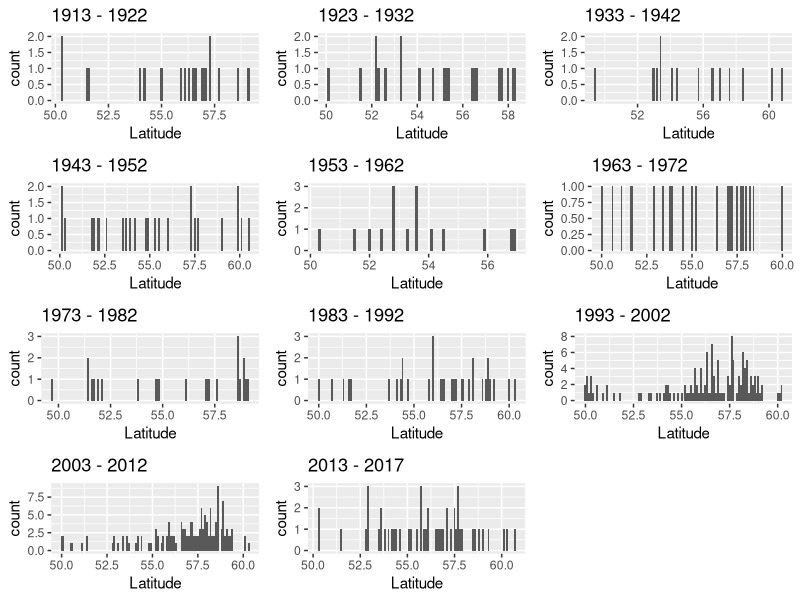
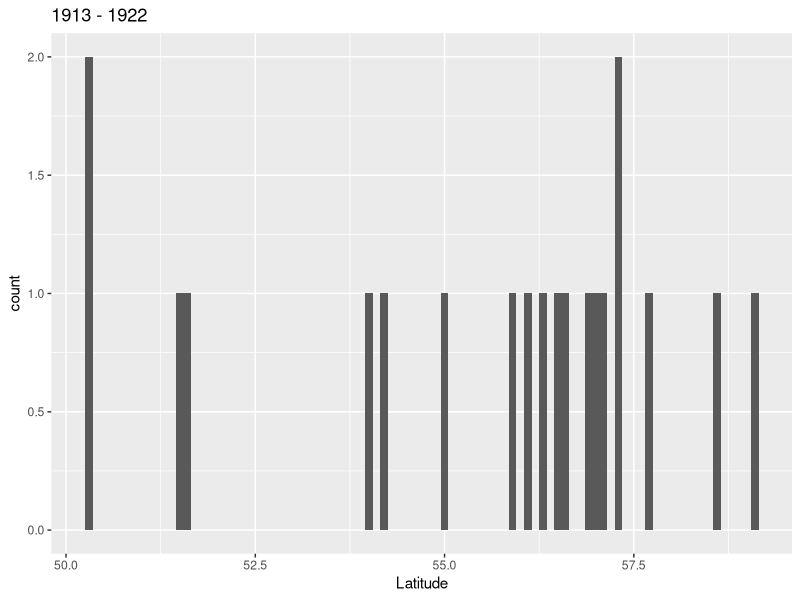
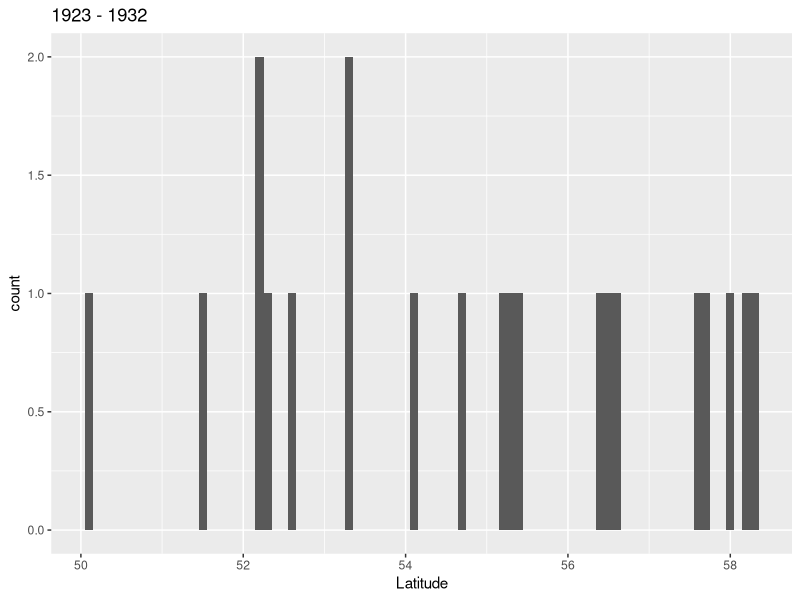
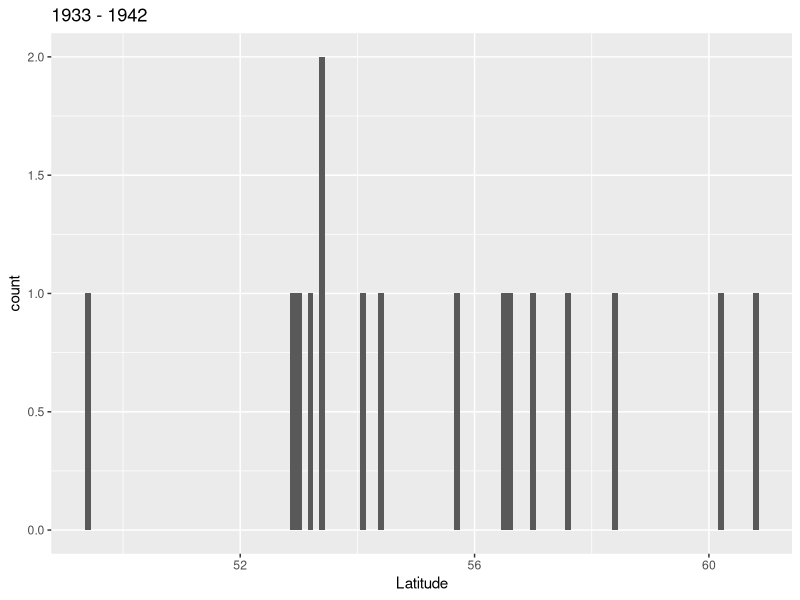
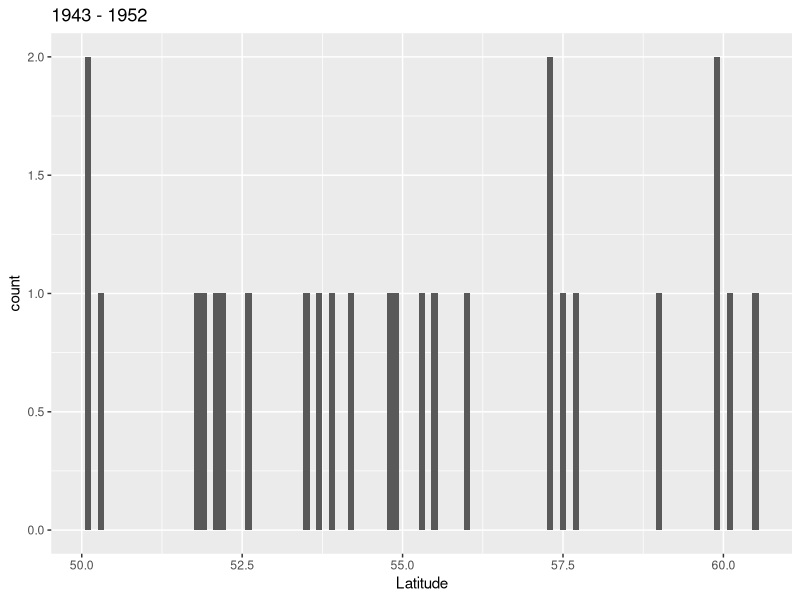
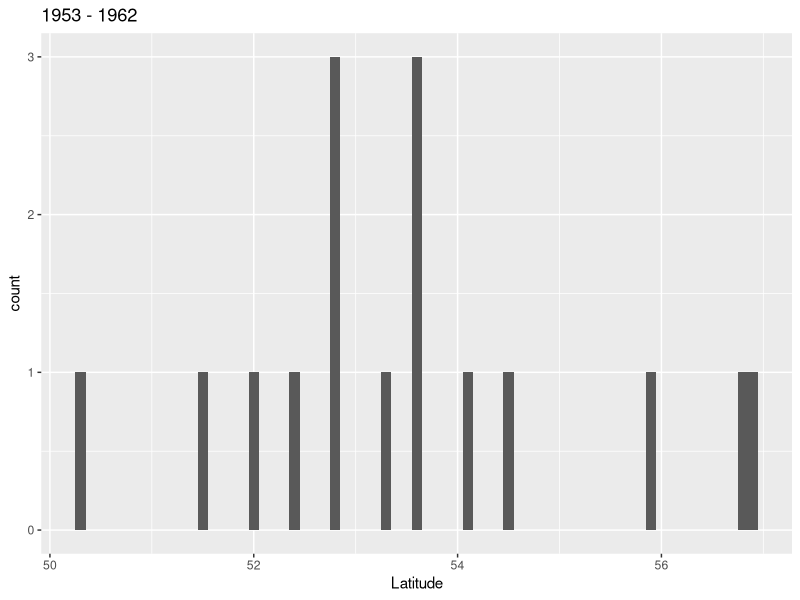
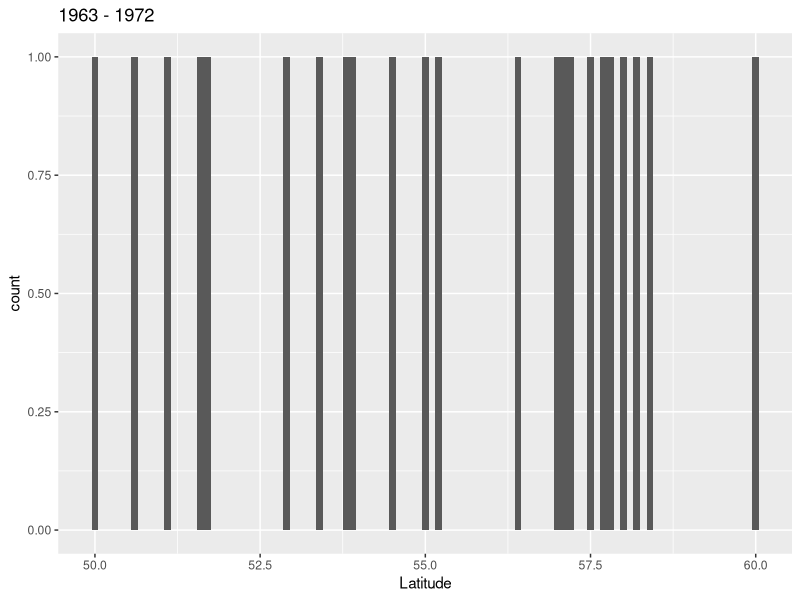
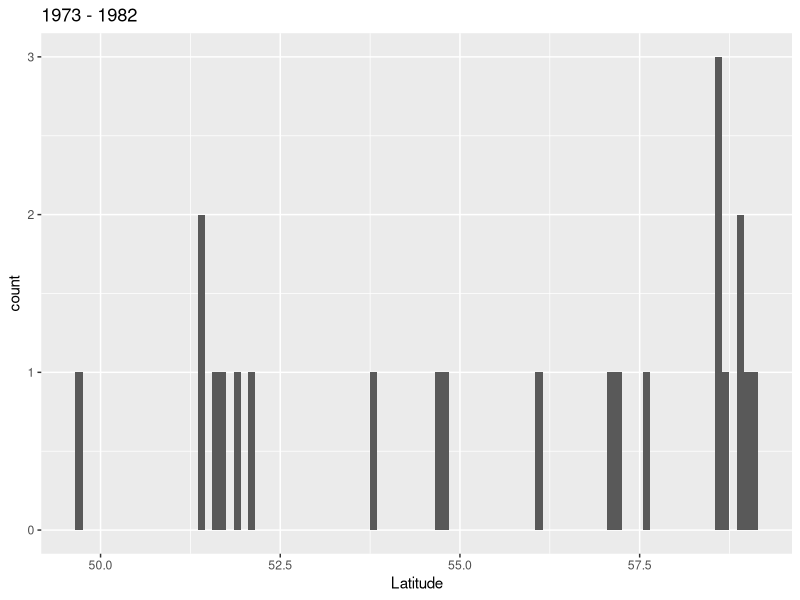

The R script that drew these images, in order:
#Want to make decadal plots using Natalie's code 
#With strandings per lat and long - to look at range change 

library(dplyr)
library(gridExtra)
library(tidyverse)
library(ggplot2)
library(gridExtra)
library(magrittr)

cleaneddata <- read.csv("cleandatesnames.csv")

species_lat <- dplyr::count(cleaneddata, Latitude, Name.Current.Sci, Year) 

#removing the 0.0000 lats and 
species_lat <- species_lat %>%
  filter(Latitude > 49.00000) %>%
  filter(Latitude < 62.00000)


#This bit is for playing around with specific species 
B_acutorostrata_lat <- species_lat %>% 
  filter(Name.Current.Sci == "Balaenoptera acutorostrata")

# Create a list for the start years of each decade
decades <- c(seq(from = 1913, to = 2003, by = 10), 2013)
# Make an empty list that you're going to put all your
# ggplot plots into
plot.list <- list()
# Loop through each of the starting years in "decades"
for(i in seq_along(decades)){
  # Define the start and end year of the decade
  start.year <- decades[i]
  end.year <- decades[i] + 9
  # Add a short if statement so that you don't go into the future!
  if(end.year > 2017){
    end.year <- 2017
  }
  
 # Use filter to select just the records for that decade
  one.decade <- filter(B_acutorostrata_lat, Year >= start.year & Year <= end.year)
  
  
  # Add the points to a plot 
  # Create a different plot for each decade with a different name
  # placed into map.list
  plot.list[[i]] <- 
    ggplot(one.decade, aes(x = Latitude)) +
    geom_histogram(binwidth = 0.1) + 
    labs(title = paste(start.year, "-", end.year))
    
} # end loop
# Plot all the plots in map.list
do.call(grid.arrange, plot.list)

plot.list

################
#All species 
